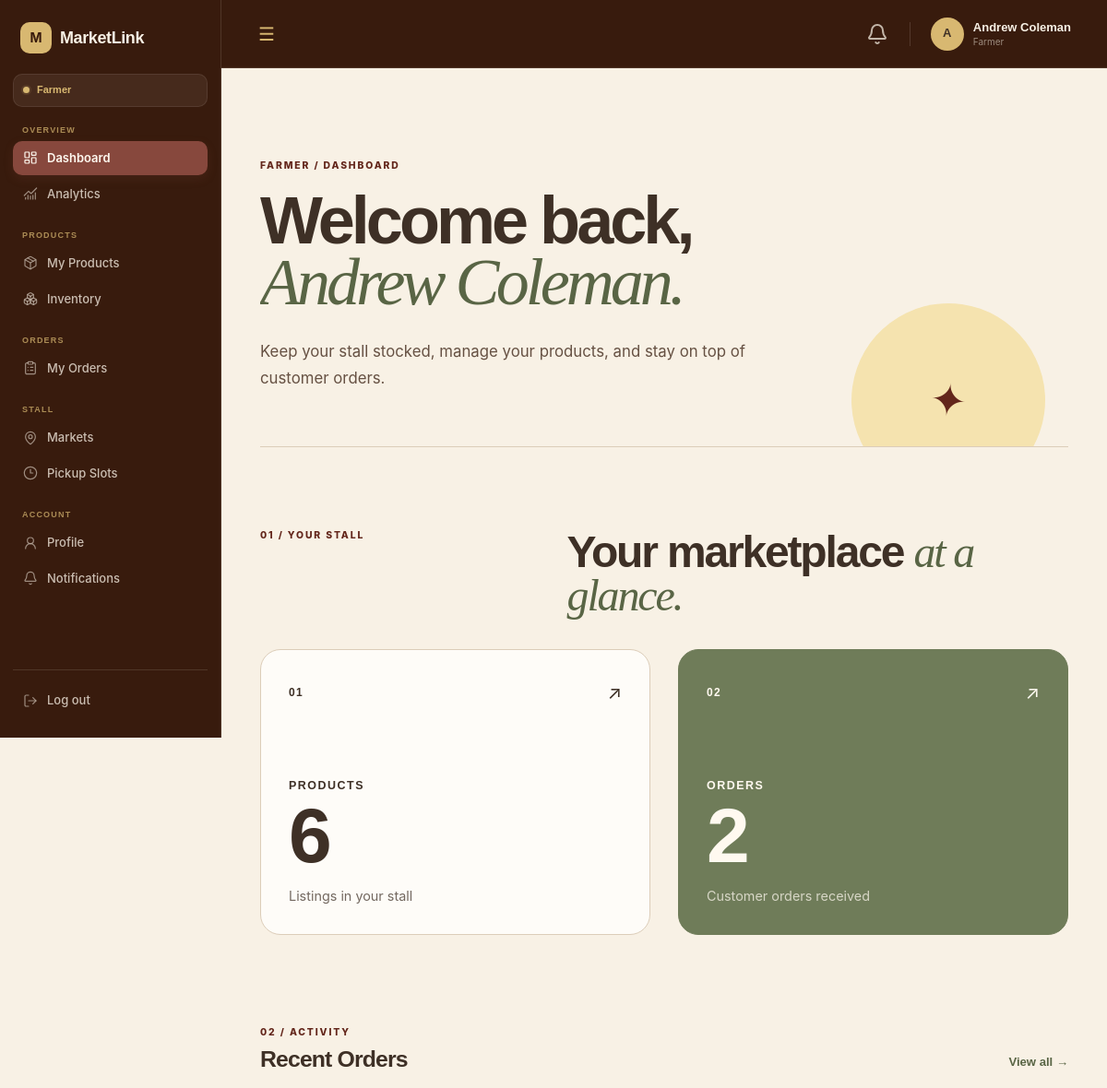
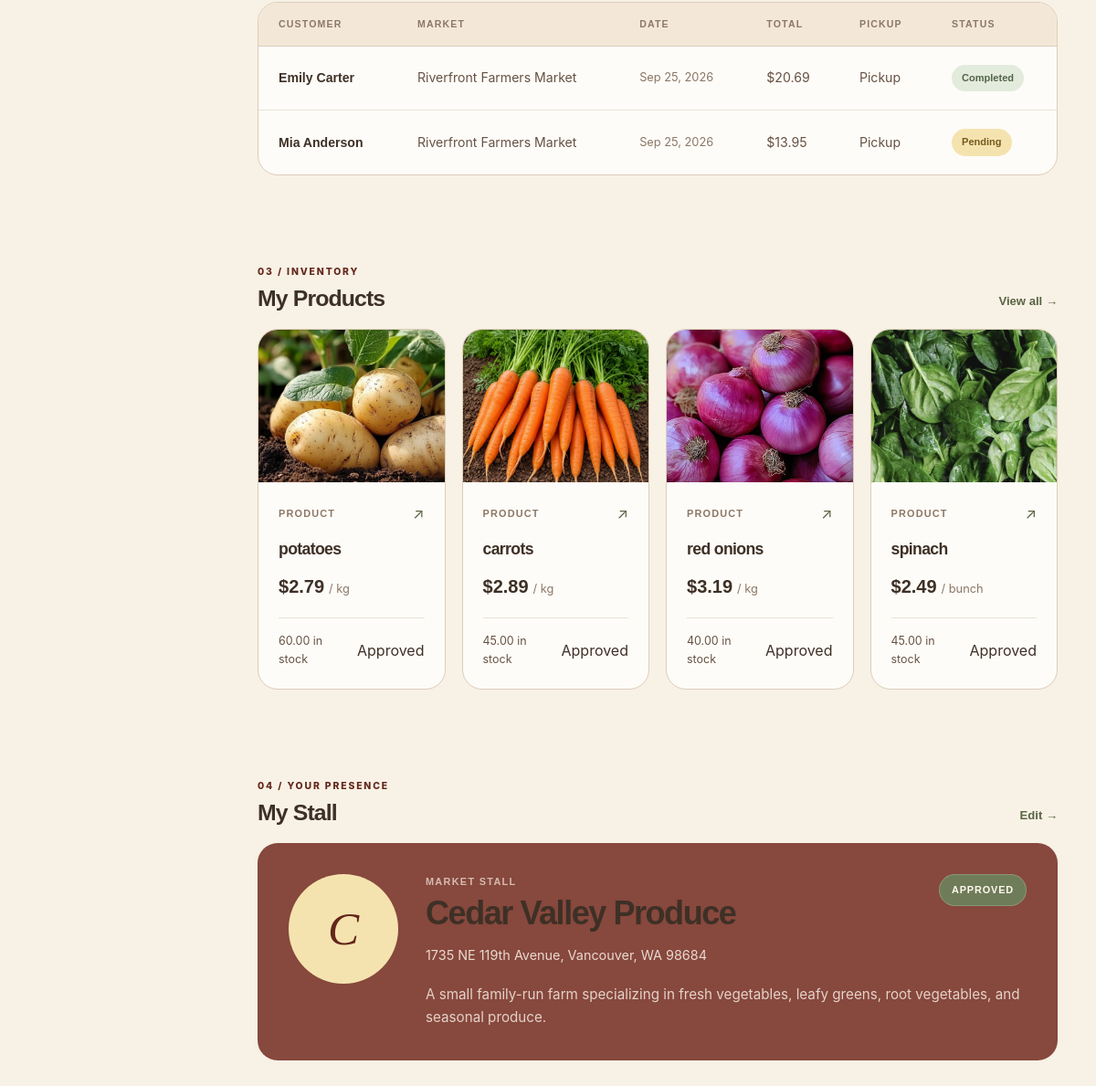
The page /farmer/dashboard.php (signed in) on the database its author committed (2 pictures, top to bottom).
### tables this page shows
CREATE TABLE `orders` (
  `id` int(10) UNSIGNED NOT NULL,
  `customer_id` int(10) UNSIGNED NOT NULL,
  `farmer_id` int(10) UNSIGNED NOT NULL,
  `market_id` int(10) UNSIGNED NOT NULL,
  `pickup_slot_id` int(10) UNSIGNED NOT NULL,
  `pickup_date` date DEFAULT NULL,
  `status` enum('pending','accepted','preparing','ready','completed','cancelled') NOT NULL DEFAULT 'pending',
  `subtotal` decimal(10,2) NOT NULL DEFAULT 0.00,
  `notes` text DEFAULT NULL,
  `created_at` timestamp NOT NULL DEFAULT current_timestamp(),
  `updated_at` timestamp NOT NULL DEFAULT current_timestamp() ON UPDATE current_timestamp()
);

CREATE TABLE `users` (
  `id` int(10) UNSIGNED NOT NULL,
  `name` varchar(100) NOT NULL,
  `email` varchar(150) NOT NULL,
  `password_hash` varchar(255) NOT NULL,
  `phone` varchar(30) DEFAULT NULL,
  `address` varchar(255) DEFAULT NULL,
  `role` enum('customer','farmer','admin') NOT NULL DEFAULT 'customer',
  `status` enum('active','inactive','suspended') NOT NULL DEFAULT 'active',
  `created_at` timestamp NOT NULL DEFAULT current_timestamp(),
  `updated_at` timestamp NOT NULL DEFAULT current_timestamp() ON UPDATE current_timestamp()
);

CREATE TABLE `markets` (
  `id` int(10) UNSIGNED NOT NULL,
  `name` varchar(150) NOT NULL,
  `description` text DEFAULT NULL,
  `address` varchar(255) NOT NULL,
  `latitude` decimal(10,8) DEFAULT NULL,
  `longitude` decimal(11,8) DEFAULT NULL,
  `opening_time` time DEFAULT NULL,
  `closing_time` time DEFAULT NULL,
  `operating_days` varchar(100) DEFAULT NULL,
  `map_provider` varchar(50) NOT NULL DEFAULT 'OpenStreetMap',
  `status` enum('active','inactive') NOT NULL DEFAULT 'active',
  `created_at` timestamp NOT NULL DEFAULT current_timestamp(),
  `updated_at` timestamp NOT NULL DEFAULT current_timestamp() ON UPDATE current_timestamp()
);

CREATE TABLE `products` (
  `id` int(10) UNSIGNED NOT NULL,
  `farmer_id` int(10) UNSIGNED NOT NULL,
  `category_id` int(10) UNSIGNED NOT NULL,
  `name` varchar(150) NOT NULL,
  `description` text DEFAULT NULL,
  `price` decimal(10,2) NOT NULL,
  `unit` varchar(50) NOT NULL,
  `stock_quantity` decimal(10,2) NOT NULL DEFAULT 0.00,
  `image` varchar(255) DEFAULT NULL,
  `is_available` tinyint(1) NOT NULL DEFAULT 1,
  `moderation_status` enum('pending','approved','rejected') NOT NULL DEFAULT 'approved',
  `moderation_reason` text DEFAULT NULL,
  `created_at` timestamp NOT NULL DEFAULT current_timestamp(),
  `updated_at` timestamp NOT NULL DEFAULT current_timestamp() ON UPDATE current_timestamp()
);

CREATE TABLE `farmers` (
  `id` int(10) UNSIGNED NOT NULL,
  `user_id` int(10) UNSIGNED NOT NULL,
  `stall_name` varchar(150) NOT NULL,
  `contact_person` varchar(100) DEFAULT NULL,
  `description` text DEFAULT NULL,
  `address` varchar(255) DEFAULT NULL,
  `latitude` decimal(10,8) DEFAULT NULL,
  `longitude` decimal(11,8) DEFAULT NULL,
  `approval_status` enum('pending','approved','rejected') NOT NULL DEFAULT 'pending',
  `created_at` timestamp NOT NULL DEFAULT current_timestamp(),
  `updated_at` timestamp NOT NULL DEFAULT current_timestamp() ON UPDATE current_timestamp()
);

### includes/functions.php (called while the page is built, shortened)
<?php
function e($value): string
{
    return htmlspecialchars(
        (string) $value,
        ENT_QUOTES,
        'UTF-8'
    );
}
function formatPrice(float|int $price): string
{
    return number_format($price, 2);
}
function formatDate(string $date): string
{
    return date('M d, Y', strtotime($date));
}

### includes/auth.php (called while the page is built, shortened)
<?php
function getUserId(): ?int
{
    return $_SESSION['user_id'] ?? null;
}

### farmer/dashboard.php (the view, shortened to what this page needs)
<?php
require_once __DIR__ . '/../includes/include.php';
$user_id = getUserId();
$farmer_id = $_SESSION['farmer_id'] ?? null;
$count_stmt = $conn->prepare("
    SELECT COUNT(*) AS total_products
    FROM products
    WHERE farmer_id = ?
");
$count_stmt->bind_param("i", $farmer_id);
$count_stmt->execute();
$count_result = $count_stmt->get_result();
$product_count = $count_result->fetch_assoc()['total_products'] ?? 0;
$count_stmt = $conn->prepare("
    SELECT COUNT(*) AS total_orders
    FROM orders
    WHERE farmer_id = ?
");
$count_stmt->bind_param("i", $farmer_id);
$count_stmt->execute();
$count_result = $count_stmt->get_result();
$order_count = $count_result->fetch_assoc()['total_orders'] ?? 0;
$stmt = $conn->prepare("
    SELECT
        id,
        stall_name,
        description,
        address,
        approval_status
    FROM farmers
    WHERE id = ? AND user_id = ?
    LIMIT 1
");
$stmt->bind_param("ii", $farmer_id, $user_id);
$stmt->execute();
$result = $stmt->get_result();
$farmer = $result->fetch_assoc();
$orders = [];
$stmt = $conn->prepare("
    SELECT
        o.id,
        u.name AS customer_name,
        m.name AS market_name,
        o.status,
        o.subtotal,
        o.created_at
    FROM orders o
    JOIN users u
        ON o.customer_id = u.id
    JOIN markets m
        ON o.market_id = m.id
    WHERE o.farmer_id = ?
    ORDER BY o.created_at DESC
    LIMIT 5
");
$stmt->bind_param("i", $farmer_id);
$stmt->execute();
$result = $stmt->get_result();
while ($row = $result->fetch_assoc()) {
    $orders[] = $row;
}
$products = [];
$stmt = $conn->prepare("
    SELECT
        p.id,
        p.name,
        p.price,
        p.unit,
        p.stock_quantity,
        p.image,
        p.is_available,
        p.moderation_status,
        p.created_at
    FROM products p
    WHERE p.farmer_id = ?
    ORDER BY p.created_at DESC
    LIMIT 4
");
$stmt->bind_param("i", $farmer_id);
$stmt->execute();
$result = $stmt->get_result();
while ($row = $result->fetch_assoc()) {
    $products[] = $row;
}
?>
<!DOCTYPE html>
<html lang="en">
<head>
    <link rel="stylesheet" href="../assets/css/base.css">
    <link rel="stylesheet" href="../assets/css/navbar.css">
    <link rel="stylesheet" href="../assets/css/sidebar.css">
    <link rel="stylesheet" href="../assets/css/dashboard.css">
</head>
<body>
    <?php include __DIR__ . '/../includes/navbar.php'; ?>
    <?php include __DIR__ . '/../includes/sidebar.php'; ?>
    <main class="main-content farmer-dashboard">
        <section class="farmer-dashboard-intro">
            <div>
                <span class="eyebrow">Farmer / Dashboard</span>
                <h1>
                    Welcome back,
                    <em><?= e($_SESSION['name'] ?? 'Farmer') ?>.</em>
                </h1>
                <p>
                    Keep your stall stocked, manage your products,
                    and stay on top of customer orders.
                </p>
            </div>
            <div class="farmer-dashboard-mark">
                ✦
            </div>
        </section>
        <section class="farmer-overview">
            <div class="farmer-overview-heading">
                <span class="eyebrow">01 / Your stall</span>
                <h2>
                    Your marketplace
                    <em>at a glance.</em>
                </h2>
            </div>
            <div class="farmer-stat-grid">
                <a href="products.php" class="farmer-stat-card farmer-stat-products">
                    <div class="farmer-stat-top">
                        <span class="farmer-stat-number">01</span>
                        <span class="farmer-stat-arrow">↗</span>
                    </div>
                    <div class="farmer-stat-content">
                        <span class="farmer-stat-label">Products</span>
                        <strong class="farmer-stat-value">
                            <?= (int) $product_count ?>
                        </strong>
                        <p>
                            Listings in your stall
                        </p>
                    </div>
                </a>
                <a href="orders.php" class="farmer-stat-card farmer-stat-orders">
                    <div class="farmer-stat-top">
                        <span class="farmer-stat-number">02</span>
                        <span class="farmer-stat-arrow">↗</span>
                    </div>
                    <div class="farmer-stat-content">
                        <span class="farmer-stat-label">Orders</span>
                        <strong class="farmer-stat-value">
                            <?= (int) $order_count ?>
                        </strong>
                        <p>
                            Customer orders received
                        </p>
                    </div>
                </a>
            </div>
        </section>
        <section class="dashboard-section farmer-orders-section">
            <div class="section-heading">
                <div>
                    <span class="eyebrow">02 / Activity</span>
                    <h2>Recent Orders</h2>
                </div>
                <a href="orders.php">
                    View all →
                </a>
            </div>
            <?php if (empty($orders)): ?>
                <div class="empty-state">
                    <h3>No orders yet</h3>
                    <p>
                        Customer orders will appear here once they place an order.
                    </p>
                </div>
            <?php else: ?>
                <div class="dashboard-table-wrapper">
                    <table class="dashboard-table">
                        <thead>
                            <tr>
                                <th>Customer</th>
                                <th>Market</th>
                                <th>Date</th>
                                <th>Total</th>
                                <th>Pickup</th>
                                <th>Status</th>
                            </tr>
                        </thead>
                        <tbody>
                            <?php foreach ($orders as $order): ?>
                                <tr>
                                    <td>
                                        <?= e($order['customer_name']) ?>
                                    </td>
                                    <td>
                                        <?= e($order['market_name']) ?>
                                    </td>
                                    <td>
                                        <?= formatDate($order['created_at']) ?>
                                    </td>
                                    <td>
                                        $<?= formatPrice($order['subtotal']) ?>
                                    </td>
                                    <td>
                                        Pickup
                                    </td>
                                    <td>
                                        <span
                                            class="order-status <?= e($order['status']) ?>"
                                        >
                                            <?= e(ucfirst($order['status'])) ?>
                                        </span>
                                    </td>
                                </tr>
                            <?php endforeach; ?>
                        </tbody>
                    </table>
                </div>
            <?php endif; ?>
        </section>
        <section class="dashboard-section farmer-products-section">
            <div class="section-heading">
                <div>
                    <span class="eyebrow">03 / Inventory</span>
                    <h2>My Products</h2>
                </div>
                <a href="products.php">
                    View all →
                </a>
            </div>
            <?php if (empty($products)): ?>
                <div class="empty-state">
                    <h3>No products yet</h3>
                    <p>
                        Add your first product to start selling.
                    </p>
                    <a href="add_product.php" class="btn btn-primary">
                        Add Product
                    </a>
                </div>
            <?php else: ?>
                <div class="farmer-product-grid">
                    <?php foreach ($products as $product): ?>
                        <a
                            href="edit_product.php?id=<?= (int) $product['id'] ?>"
                            class="farmer-product-card"
                        >
                            <div class="farmer-product-image">
                                <?php if (!empty($product['image'])): ?>
                                    <img
                                        src="../<?= e($product['image']) ?>"
                                        alt="<?= e($product['name']) ?>"
                                    >
                                <?php else: ?>
                                    <span>No image</span>
                                <?php endif; ?>
                            </div>
                            <div class="farmer-product-info">
                                <div class="farmer-product-top">
                                    <span class="farmer-product-label">
                                        Product
                                    </span>
                                    <span class="farmer-product-arrow">
                                        ↗
                                    </span>
                                </div>
                                <h3>
                                    <?= e($product['name']) ?>
                                </h3>
                                <div class="farmer-product-price">
                                    <strong>
                                        $<?= formatPrice($product['price']) ?>
                                    </strong>
                                    <span>
                                        / <?= e($product['unit']) ?>
                                    </span>
                                </div>
                                <div class="farmer-product-bottom">
                                    <span class="farmer-product-stock">
                                        <?= number_format((float) $product['stock_quantity'], 2) ?>
                                        in stock
                                    </span>
                                    <span
                                        class="product-status <?= e($product['moderation_status']) ?>"
                                    >
                                        <?= e(ucfirst($product['moderation_status'])) ?>
                                    </span>
                                </div>
                            </div>
                        </a>
                    <?php endforeach; ?>
                </div>
            <?php endif; ?>
        </section>
        <section class="dashboard-section farmer-stall-section">
            <div class="section-heading">
                <div>
                    <span class="eyebrow">04 / Your presence</span>
                    <h2>My Stall</h2>
                </div>
                <a href="edit_profile.php">
                    Edit →
                </a>
            </div>
            <?php if ($farmer): ?>
                <div class="farmer-stall-card">
                    <div class="farmer-stall-mark">
                        <?= strtoupper(substr($farmer['stall_name'], 0, 1)) ?>
                    </div>
                    <div class="farmer-stall-content">
                        <div class="farmer-stall-heading">
                            <div>
                                <span class="farmer-stall-label">
                                    Market stall
                                </span>
                                <h3>
                                    <?= e($farmer['stall_name']) ?>
                                </h3>
                            </div>
                            <span
                                class="farmer-approval <?= e($farmer['approval_status']) ?>"
                            >
                                <?= e(ucfirst($farmer['approval_status'])) ?>
                            </span>
                        </div>
                        <?php if (!empty($farmer['address'])): ?>
                            <p class="farmer-address">
                                <?= e($farmer['address']) ?>
                            </p>
                        <?php endif; ?>
                        <?php if (!empty($farmer['description'])): ?>
                            <p class="farmer-description">
                                <?= e($farmer['description']) ?>
                            </p>
                        <?php endif; ?>
                    </div>
                </div>
            <?php endif; ?>
        </section>
    </main>
</body>
</html>

### rows shown on the page
orders: customer.name "Emily Carter", market.name "Riverfront Farmers Market", created_at "Sep 25, 2026", subtotal "20.69", status "Completed"
orders: customer.name "Mia Anderson", market.name "Riverfront Farmers Market", created_at "Sep 25, 2026", subtotal "13.95", status "Pending"
products: image+name (picture), name "potatoes", price "2.79", unit "kg", stock_quantity "60.00", moderation_status "Approved"
products: image+name (picture), name "carrots", price "2.89", unit "kg", stock_quantity "45.00", moderation_status "Approved"
products: image (picture), name "red onions", price "3.19", unit "kg", stock_quantity "40.00", moderation_status "Approved"
products: image+name (picture), name "spinach", price "2.49", unit "bunch", stock_quantity "45.00", moderation_status "Approved"
farmers: stall_name "C", stall_name "Cedar Valley Produce", approval_status "APPROVED", address "1735 NE 119th Avenue, Vancouver, WA 98684", description "A small family-run farm specializing in fresh vegetables, leafy greens, root vegetables, and seasonal produce."

### other values the page prints
$_SESSION['name'] "Andrew Coleman"
$_SESSION['role'] "Farmer"
$product_count "6"
$order_count "2"
